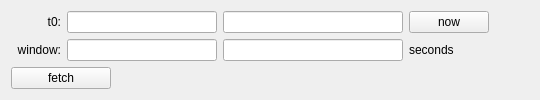
           <widget class="QWidget" name="windowTab">
            <property name="layoutDirection">
             <enum>Qt::LeftToRight</enum>
            </property>
            <property name="styleSheet">
             <string notr="true"/>
            </property>
            <attribute name="title">
             <string>window</string>
            </attribute>
            <layout class="QVBoxLayout" name="verticalLayout_12">
             <item>
              <layout class="QHBoxLayout" name="horizontalLayout_12">
               <item>
                <layout class="QFormLayout" name="formLayout_4">
                 <property name="fieldGrowthPolicy">
                  <enum>QFormLayout::AllNonFixedFieldsGrow</enum>
                 </property>
                 <property name="labelAlignment">
                  <set>Qt::AlignRight|Qt::AlignTrailing|Qt::AlignVCenter</set>
                 </property>
                 <item row="0" column="0">
                  <widget class="QLabel" name="label_3">
                   <property name="sizePolicy">
                    <sizepolicy hsizetype="Fixed" vsizetype="Preferred">
                     <horstretch>0</horstretch>
                     <verstretch>0</verstretch>
                    </sizepolicy>
                   </property>
                   <property name="minimumSize">
                    <size>
                     <width>50</width>
                     <height>0</height>
                    </size>
                   </property>
                   <property name="text">
                    <string>t0:</string>
                   </property>
                   <property name="alignment">
                    <set>Qt::AlignRight|Qt::AlignTrailing|Qt::AlignVCenter</set>
                   </property>
                  </widget>
                 </item>
                 <item row="0" column="1">
                  <layout class="QHBoxLayout" name="horizontalLayout_13">
                   <item>
                    <widget class="QLineEdit" name="entryT0GPS">
                     <property name="sizePolicy">
                      <sizepolicy hsizetype="Fixed" vsizetype="Fixed">
                       <horstretch>0</horstretch>
                       <verstretch>0</verstretch>
                      </sizepolicy>
                     </property>
                     <property name="minimumSize">
                      <size>
                       <width>150</width>
                       <height>0</height>
                      </size>
                     </property>
                     <property name="toolTip">
                      <string>t0 GPS</string>
                     </property>
                    </widget>
                   </item>
                   <item>
                    <widget class="QLineEdit" name="entryT0Greg">
                     <property name="sizePolicy">
                      <sizepolicy hsizetype="Minimum" vsizetype="Fixed">
                       <horstretch>0</horstretch>
                       <verstretch>0</verstretch>
                      </sizepolicy>
                     </property>
                     <property name="minimumSize">
                      <size>
                       <width>180</width>
                       <height>0</height>
                      </size>
                     </property>
                     <property name="toolTip">
                      <string>t0 Gregorian (can be natural language (e.g. '1 day ago'))</string>
                     </property>
                    </widget>
                   </item>
                   <item>
                    <widget class="QPushButton" name="buttonT0Now">
                     <property name="sizePolicy">
                      <sizepolicy hsizetype="Fixed" vsizetype="Fixed">
                       <horstretch>0</horstretch>
                       <verstretch>0</verstretch>
                      </sizepolicy>
                     </property>
                     <property name="minimumSize">
                      <size>
                       <width>0</width>
                       <height>0</height>
                      </size>
                     </property>
                     <property name="toolTip">
                      <string>set t0 to &quot;now&quot;</string>
                     </property>
                     <property name="text">
                      <string>now</string>
                     </property>
                    </widget>
                   </item>
                  </layout>
                 </item>
                 <item row="1" column="0">
                  <widget class="QLabel" name="label_4">
                   <property name="sizePolicy">
                    <sizepolicy hsizetype="Fixed" vsizetype="Preferred">
                     <horstretch>0</horstretch>
                     <verstretch>0</verstretch>
                    </sizepolicy>
                   </property>
                   <property name="minimumSize">
                    <size>
                     <width>50</width>
                     <height>0</height>
                    </size>
                   </property>
                   <property name="text">
                    <string>window:</string>
                   </property>
                   <property name="alignment">
                    <set>Qt::AlignRight|Qt::AlignTrailing|Qt::AlignVCenter</set>
                   </property>
                  </widget>
                 </item>
                 <item row="1" column="1">
                  <layout class="QHBoxLayout" name="horizontalLayout_14">
                   <item>
                    <widget class="QLineEdit" name="entryWindowStart">
                     <property name="sizePolicy">
                      <sizepolicy hsizetype="Fixed" vsizetype="Fixed">
                       <horstretch>0</horstretch>
                       <verstretch>0</verstretch>
                      </sizepolicy>
                     </property>
                     <property name="minimumSize">
                      <size>
                       <width>150</width>
                       <height>0</height>
                      </size>
                     </property>
                     <property name="toolTip">
                      <string>time window minimum, in seconds</string>
                     </property>
                    </widget>
                   </item>
                   <item>
                    <widget class="QLineEdit" name="entryWindowEnd">
                     <property name="sizePolicy">
                      <sizepolicy hsizetype="Minimum" vsizetype="Fixed">
                       <horstretch>0</horstretch>
                       <verstretch>0</verstretch>
                      </sizepolicy>
                     </property>
                     <property name="minimumSize">
                      <size>
                       <width>180</width>
                       <height>0</height>
                      </size>
                     </property>
                     <property name="toolTip">
                      <string>time window maximum, in seconds</string>
                     </property>
                    </widget>
                   </item>
                   <item>
                    <widget class="QLabel" name="label_5">
                     <property name="text">
                      <string>seconds</string>
                     </property>
                    </widget>
                   </item>
                  </layout>
                 </item>
                </layout>
               </item>
               <item>
                <spacer name="horizontalSpacer_11">
                 <property name="orientation">
                  <enum>Qt::Horizontal</enum>
                 </property>
                 <property name="sizeHint" stdset="0">
                  <size>
                   <width>40</width>
                   <height>20</height>
                  </size>
                 </property>
                </spacer>
               </item>
              </layout>
             </item>
             <item>
              <widget class="QPushButton" name="fetchButton1">
               <property name="enabled">
                <bool>true</bool>
               </property>
               <property name="sizePolicy">
                <sizepolicy hsizetype="Fixed" vsizetype="Fixed">
                 <horstretch>0</horstretch>
                 <verstretch>0</verstretch>
                </sizepolicy>
               </property>
               <property name="minimumSize">
                <size>
                 <width>100</width>
                 <height>0</height>
                </size>
               </property>
               <property name="toolTip">
                <string>fetch offline data</string>
               </property>
               <property name="text">
                <string>fetch</string>
               </property>
              </widget>
             </item>
            </layout>
           </widget>
